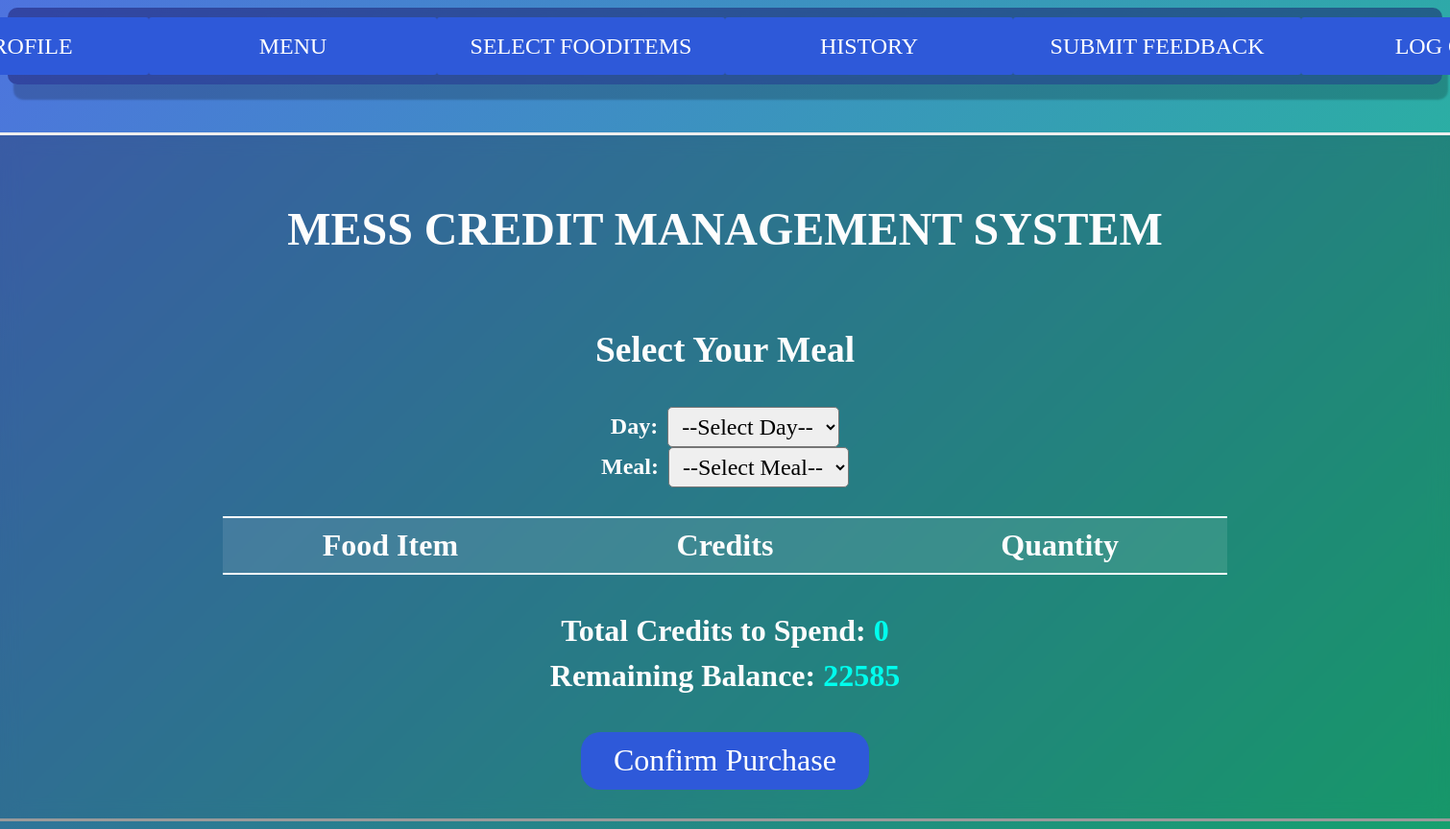
The page /fooditems (signed in) on the database as committed earlier.
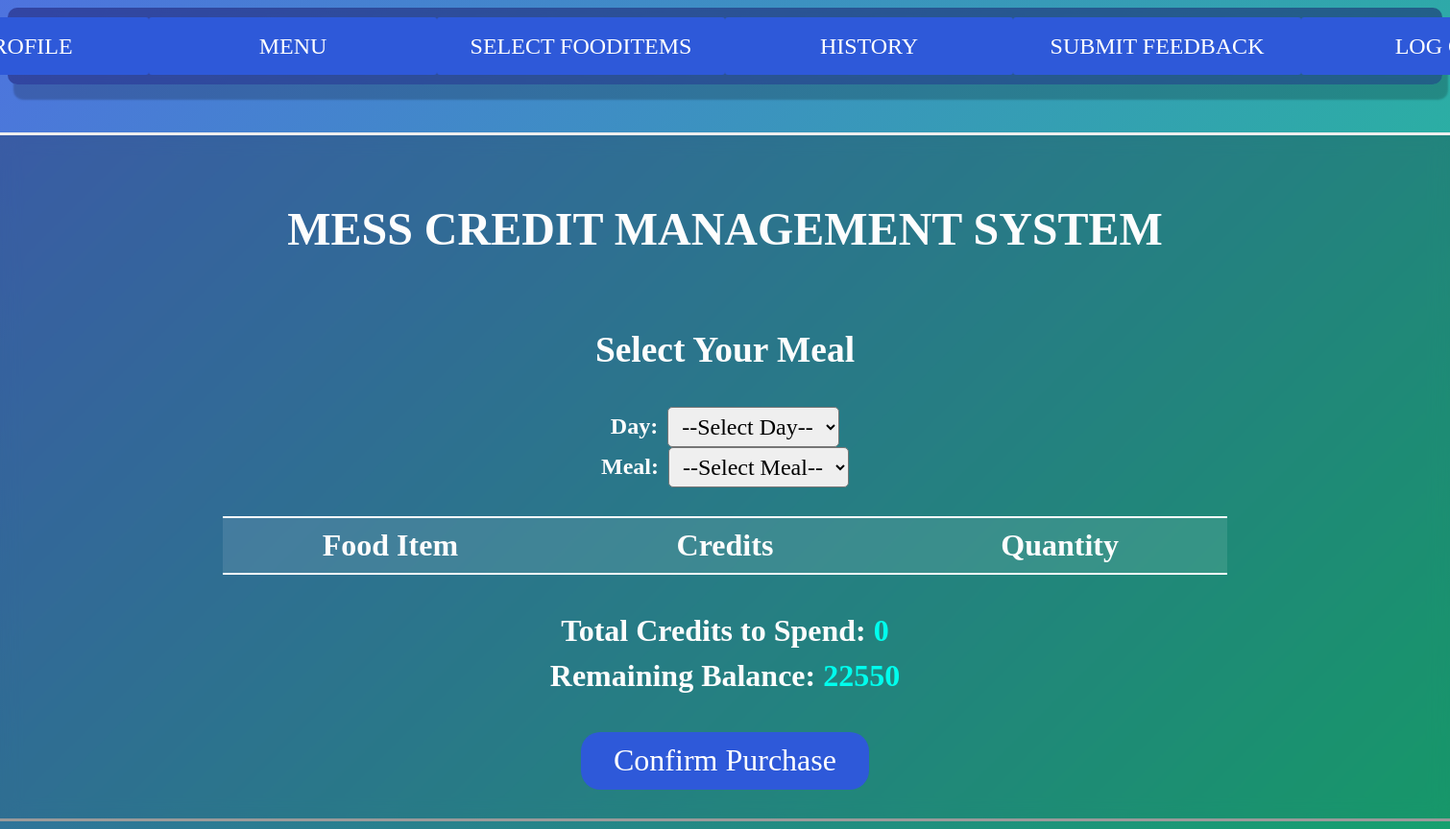
The same page on the database as committed later.
### app.py (models this page shows, shortened)
class Student(db.Model):
    __tablename__ = 'Student'  # 🔹 CHANGED: match your actual table name in DB
    roll_no = db.Column(db.String(50), primary_key=True)
    name = db.Column(db.String(100), nullable=False)
    password = db.Column(db.String(255), nullable=False)
    balance = db.Column(db.Integer, default=23000)  # 🔹 CHANGED: default credits
    created_at = db.Column(db.DateTime, server_default=db.func.now())

### app.py (the view)
@app.route('/fooditems')
def fooditems():
    uid = session.get('user_id')
    if not uid:
        return redirect(url_for('student_login'))
    student = Student.query.get(uid)
    return render_template('select_fooditems.html', user=student)

### templates/select_fooditems.html (shortened to what this page needs)
{% extends 'base.html' %}
{% block body %}
<footer id="dash">
  <a href="{{url_for('profile')}}"><button id="new_button1" class="new_button1 new_but1">MY PROFILE</button></a>
  <a href="{{url_for('menu')}}"><button id="new_button2" class="new_button1 new_but1">MENU</button></a>
  <a href="{{url_for('fooditems')}}"><button id="new_button3" class="new_button1 new_but1">SELECT FOODITEMS</button></a>
  <a href="{{url_for('history')}}"><button id="new_button4" class="new_button1 new_but1">HISTORY</button></a>
  <a href="{{url_for('feedback')}}"><button id="new_button5" class="new_button1 new_but1">SUBMIT FEEDBACK</button></a>
  <form action="{{ url_for('logout') }}" method="get" style="display:inline;">
    <button id="new_button6" class="new_button1">LOG OUT</button>
  </form>
</footer>
<div id="card">
    <div><h2>MESS CREDIT MANAGEMENT SYSTEM</h2></div>
  <div><h3>Select Your Meal</h3></div>
  <form id="menuForm">
  <div class="form-group">
    <label for="day">Day:</label>
    <select id="day" name="day">
      <option value="">--Select Day--</option>
    </select>
  </div>
  <div class="form-group">
    <label for="meal">Meal:</label>
    <select id="meal" name="meal">
      <option value="">--Select Meal--</option>
    </select>
  </div>
</form>
  <div id="menu-grid">
  <div class="grid-header">
    <div>Food Item</div>
    <div>Credits</div>
    <div>Quantity</div>
  </div>
</div>
  <div id="summary">
    <p><b>Total Credits to Spend:</b> <span id="total-cost">0</span></p>
    <p><b>Remaining Balance:</b> <span id="remaining-balance" data-balance="{{ user.balance }}">{{ user.balance }}</span></p>
    <button id="confirmBtn" disabled>Confirm Purchase</button>
  </div>
</div>
{% endblock %}

Rows that differ between the two databases and show on the page:
changed Student: balance "22585" → "22550"
